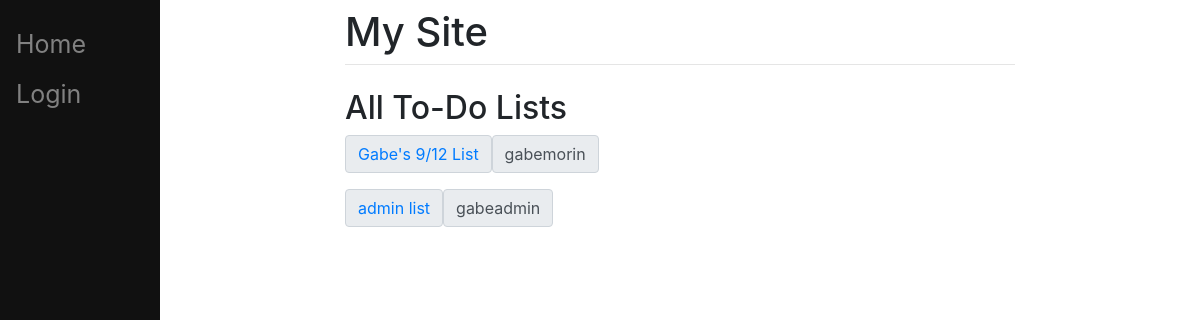
The app's page /glossaryall/, older data.
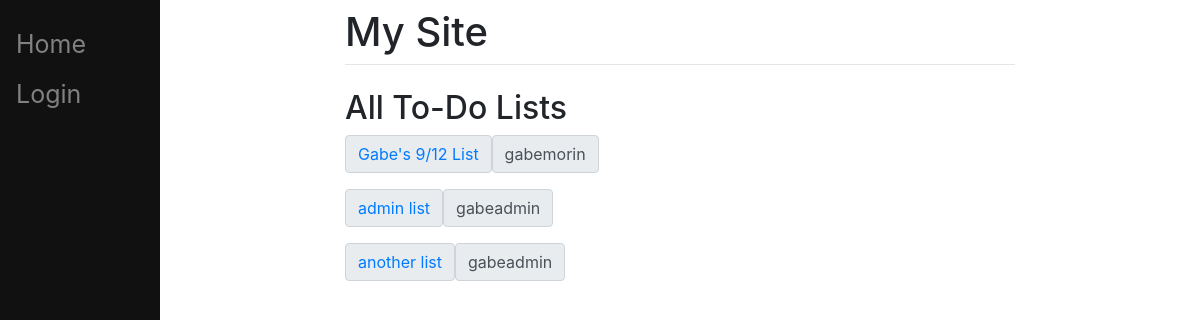
The same page, newer data.
### main/models.py (models this page shows, shortened)
class ToDoList(models.Model):
    user = models.ForeignKey(User, on_delete=models.CASCADE, default='1', related_name='todolist', null=False)
    name = models.CharField(max_length=200)

### main/views.py (the view)
# urls.py: path("glossaryall/", views.glossaryall, name="glossaryall"),
def glossaryall(response):
    ToDos = ToDoList.objects.all()
    return render(response, "main/glossaryall.html", {"ToDos":ToDos})

### main/templates/main/glossaryall.html
{% extends 'main/base.html' %}
{% block content %}
    <h2>All To-Do Lists</h2>
    {% for ToDo in ToDos %}
        <div class="input-group mb-3">
            <div class="input-group-text"><a href="/{{ToDo.id}}">{{ToDo.name}}</a></div>
            <div class="input-group-text">{{ToDo.user.username}}</div>
        </div>
    {% endfor %}
{% endblock %}

### main/templates/main/base.html (shortened to what this page needs)
<!doctype html>
<html>
    <head>
        <link rel="stylesheet" href="https://cdn.jsdelivr.net/npm/bootstrap@4.3.1/dist/css/bootstrap.min.css">
    </head>
    <body>
        <div class="sidenav">
            <a href="/home">Home</a>
            {% if not user.is_authenticated %}
                <a href="/login">Login</a>
            {% endif %}
        </div>
        <div id = "content", name = "content", class="main">
            <div class="row justify-content-center">
                <div class="col-8">
                    <h1 class="mt-2">My Site</h1>
                    <hr class="mt-0 mb-4">
                    {% block content %}
                    {% endblock %}
                </div>
            </div>
        </div>
    </body>
</html>

### main/templates/main/base.html (style rules this page uses)
.sidenav { height:100%; width:160px; position: fixed; z-index:1; top:0; Left:0; background-color:#111; overflow-x:hidden; padding-top:20px; }
.sidenav a { padding:6px 8px 6px 16px; text-decoration: none; font-size:25px; color: #818181; display:block; }
.main { margin-Left:160px; padding: 0px 10px; }

Row changes from the older to the newer data that the page shows:
added ToDoList: name "another list", user.username "gabeadmin"
